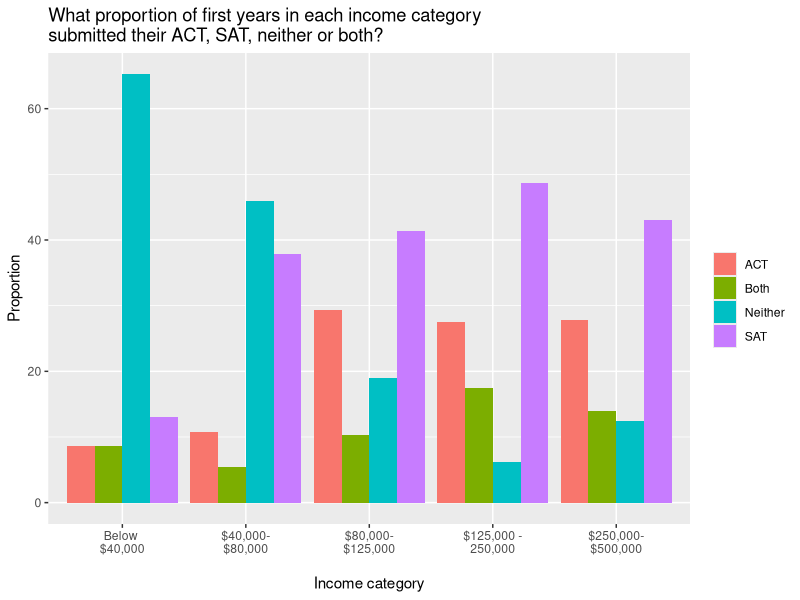
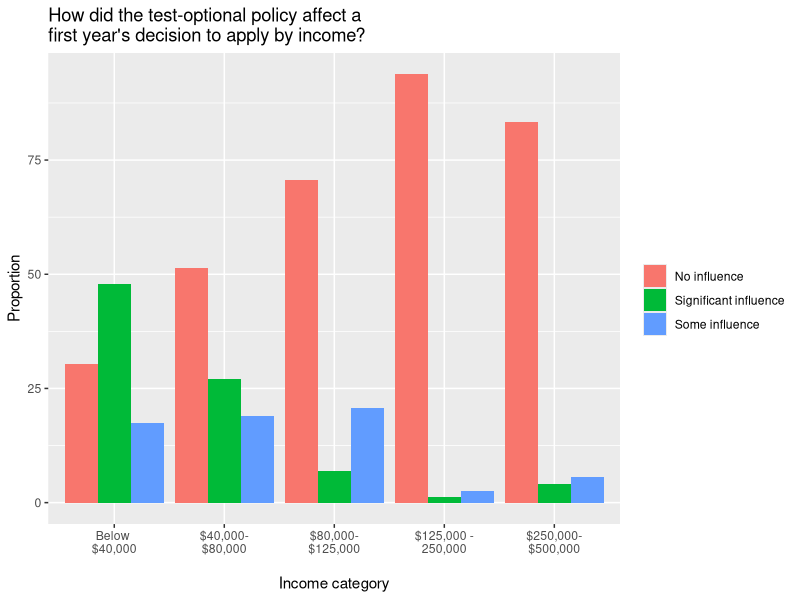
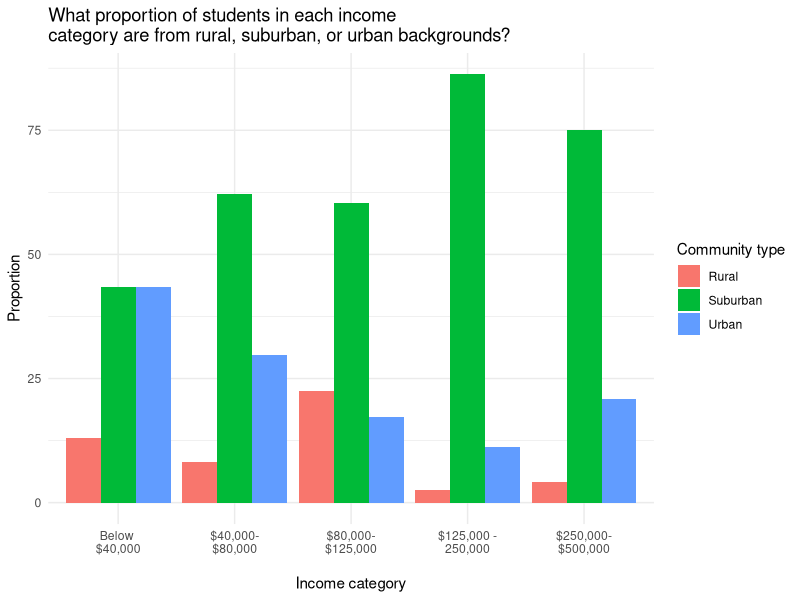
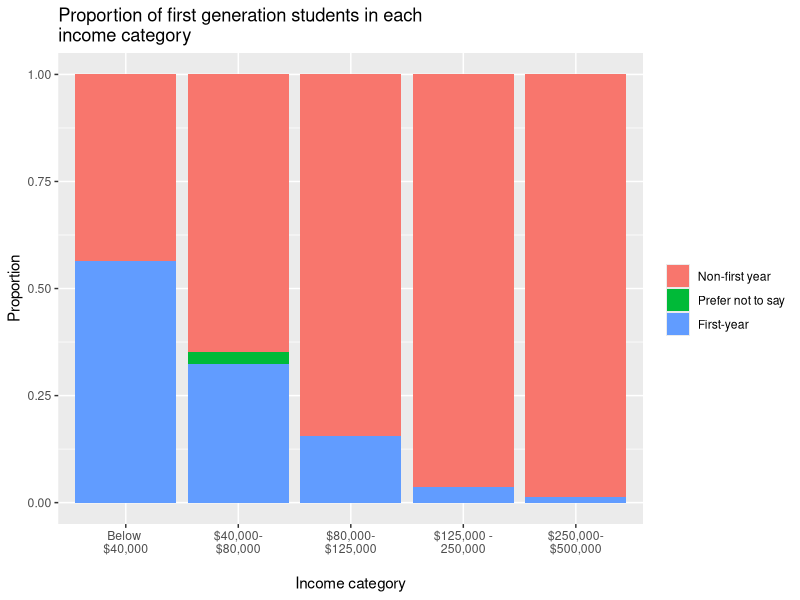
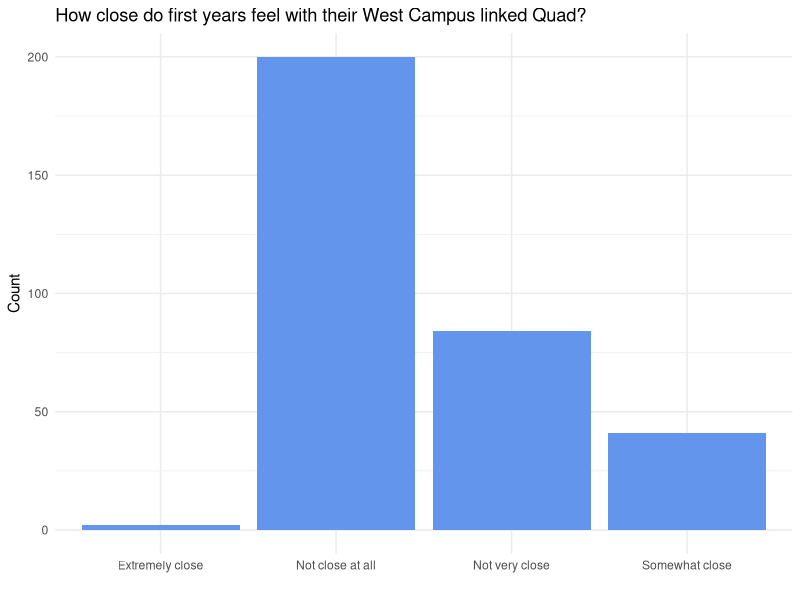
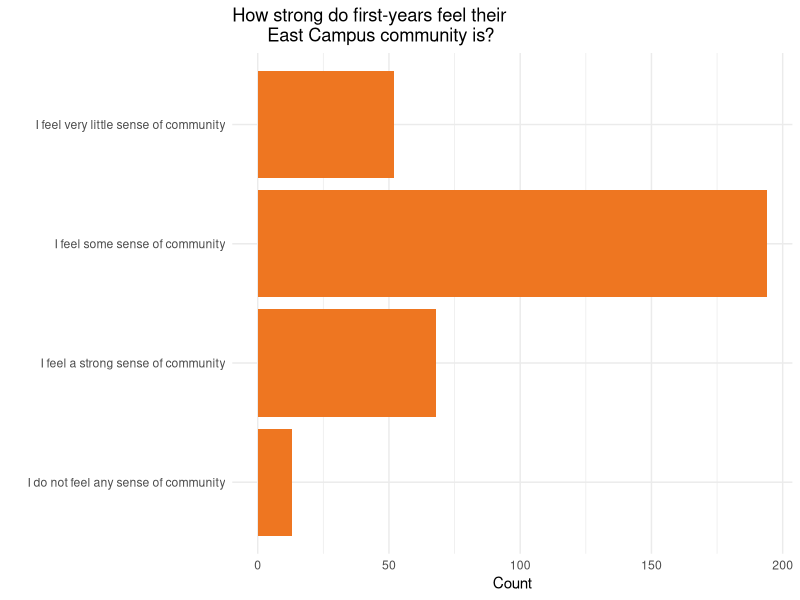
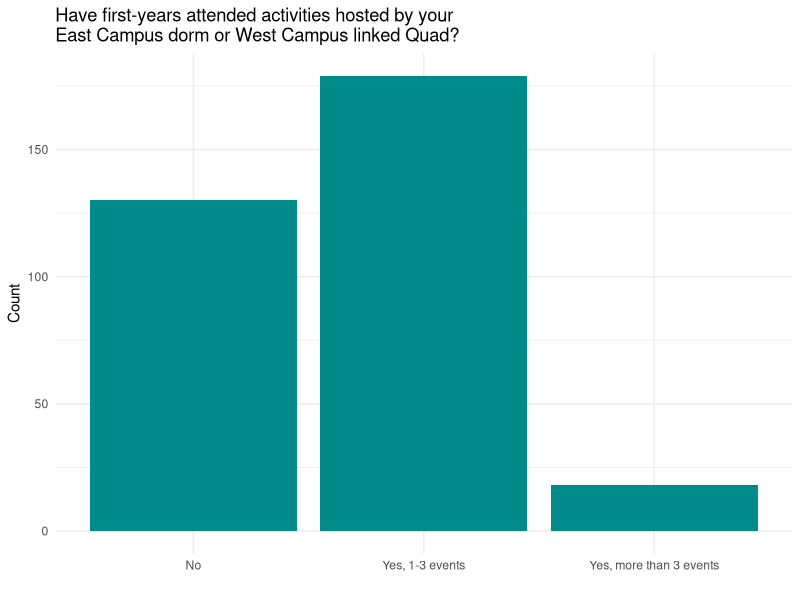

The R source for these figures, in order:
## ---- chunk 1
library(tidyverse)
library(dplyr)
library(ggplot2)
library(tidyr)
## ---- chunk 2
firstyeardata <- read.csv("final_survey_data.csv", na.strings=c("", "-99"), as.is=TRUE)
firstyeardata <- firstyeardata[-1,]
## ---- chunk 3
##What percentage of first years in each income category submitted their ACT, SAT, Neither or Both? 

firstyeardata$Q16 <- factor(firstyeardata$Q16, 
                  levels = c("Below $40,000", '$40,000-$80,000', "$80,000-$125,000",'$125,000-$250,000','$250,000-$500,000'))

incomecategory <- firstyeardata %>%
  select("Q16") %>%
  na.omit() %>%
  group_by(Q16) %>%
  summarize(count = sum(unique(length(Q16))))

income_testsubmission <- firstyeardata %>%
  select("Q16", "Q76") %>%
  na.omit() %>%
  group_by(Q16, Q76) %>%
  summarize(count = sum(unique(length(Q76))))

income_testsubmission <- left_join(income_testsubmission, incomecategory, by = "Q16")

income_testsubmission <- income_testsubmission %>%
  mutate("percent" = (count.x/count.y) * 100) %>%
  select("Q16", "Q76", "percent") %>%
  rename("Income" = "Q16","Test_submission" = "Q76")

head(income_testsubmission)


## ---- chunk 4
ggplot(income_testsubmission, aes(fill=Test_submission, y=percent, x=Income)) + 
    geom_bar(position="dodge", stat="identity") +
  labs(title = "What proportion of first years in each income category\nsubmitted their ACT, SAT, neither or both? ", 
       y = "Proportion", x = "\nIncome category", fill = "") +
  scale_x_discrete(labels = c("Below \n$40,000", '$40,000-\n$80,000', "$80,000-\n$125,000", '$125,000 -\n250,000', '$250,000-\n$500,000')) 

## ---- chunk 5
##How did the test-optional policy affect a first year's decision to apply by income? i.e. showing the percentage of first years in each income category which demonstrated different levels of influence of test optional policy on decision to apply
income_testoptionalpolicy <- firstyeardata %>%
  select("Q16", "Q90") %>%
  na.omit() %>%
  group_by(Q16, Q90) %>%
  summarize(count = sum(unique(length(Q90))))

income_testoptionalpolicy <- left_join(income_testoptionalpolicy, incomecategory, by = "Q16")

income_testoptionalpolicy <- income_testoptionalpolicy %>%
  mutate("percent" = (count.x/count.y) * 100) %>%
  select("Q16", "Q90", "percent") %>%
  rename("Income" = "Q16", "Influence_level" = "Q90")


head(income_testoptionalpolicy)


## ---- chunk 6
ggplot(income_testoptionalpolicy, 
       aes(fill=Influence_level, y=percent, x=Income)) + 
    geom_bar(position="dodge", stat="identity") +
  labs(title = "How did the test-optional policy affect a\nfirst year's decision to apply by income?", 
       y = "Proportion", x = "\nIncome category", fill = "") +
  scale_x_discrete(labels = c("Below \n$40,000", '$40,000-\n$80,000', "$80,000-\n$125,000", '$125,000 -\n250,000', '$250,000-\n$500,000')) + 
  scale_fill_discrete(labels = c("No influence", "Significant influence", "Some influence"))

## ---- chunk 7
##What percentage of students in each income category are from rural, suburban, or urban backgrounds?
income_community <- firstyeardata %>%
  select("Q16", "Q15") %>%
  na.omit() %>%
  group_by(Q16, Q15) %>%
  summarize(count = sum(unique(length(Q15))))

income_community <- left_join(income_community, incomecategory, by = "Q16")

income_community <- income_community %>%
  mutate("percent" = (count.x/count.y) * 100) %>%
  select("Q16", "Q15", "percent") %>%
  rename("Income" = "Q16", "Community_type" = "Q15")

head(income_community)

## ---- chunk 8
ggplot(income_community, aes(fill=Community_type, y=percent, x=Income)) + 
    geom_bar(position="dodge", stat="identity") +
  labs(title = "What proportion of students in each income\ncategory are from rural, suburban, or urban backgrounds?", 
       y = "Proportion", x = "\nIncome category", fill = "Community type") +
  scale_x_discrete(labels = c("Below \n$40,000", '$40,000-\n$80,000', "$80,000-\n$125,000", '$125,000 -\n250,000', '$250,000-\n$500,000')) + 
  theme_minimal()


## ---- chunk 9
##What percentage of students in each income category are first generation?

firstgen_income <- firstyeardata %>%
  select("Q16", "Q9") %>%
  na.omit() %>%
  group_by(Q16, Q9) %>%
  summarize(count = sum(unique(length(Q9))))

firstgen_income <- left_join(firstgen_income, incomecategory, by = "Q16")

firstgen_income <- firstgen_income %>%
  mutate("percent" = (count.x/count.y) * 100) %>%
  select("Q16", "Q9", "percent") %>%
  rename("First_Gen" = "Q9") %>%
  rename("Income" = "Q16")


head(firstgen_income)


## ---- chunk 10

ggplot(firstgen_income, aes(fill=First_Gen, x= Income, y=percent)) + 
    geom_bar(position="fill", stat="identity") +
  labs(title = "Proportion of first generation students in each\nincome category", 
       y = "Proportion", x = "\nIncome category", fill = "") +
  scale_x_discrete(labels = c("Below \n$40,000", '$40,000-\n$80,000', "$80,000-\n$125,000", '$125,000 -\n250,000', '$250,000-\n$500,000')) +
  scale_fill_discrete(labels = c("Non-first year", "Prefer not to say", "First-year"))
  
## ---- chunk 11
##How closely do you feel with your West Campus linked Quad?
east_west_closeness <- firstyeardata %>%
  select("Q41") %>%
  na.omit() %>%
  group_by(Q41) %>%
  summarise(count = unique(length(Q41))) %>%
  rename("closeness_level" = "Q41")

head(east_west_closeness)
## ---- chunk 12
ggplot(east_west_closeness, aes(x = closeness_level, y = count)) +
  geom_bar(stat="identity", fill = "cornflowerblue") + 
  labs(title = "How close do first years feel with their West Campus linked Quad?", x = "", y = "Count") + 
  theme_minimal()

##can annotate with exact counts
  

## ---- chunk 13
##How strong do you feel your East Campus community is?
east_campus_community <-firstyeardata %>%
  select("Q42") %>%
  na.omit() %>%
  group_by(Q42) %>%
  summarise(count = unique(length(Q42))) %>%
  rename("community_sense" = "Q42")
head(east_campus_community)

## ---- chunk 14
ggplot(east_campus_community, aes(x = count, y = community_sense)) +
  geom_bar(stat="identity", fill = "chocolate2") + 
  labs(title = "How strong do first-years feel their
       East Campus community is?", 
       x = "Count", y = "") + 
  theme_minimal()

##can annotate with exact counts
## ---- chunk 15
##Have you attended activities hosted by your East Campus dorm or West Campus linked Quad?

east_west_activities <-firstyeardata %>%
  select("Q43") %>%
  na.omit() %>%
  group_by(Q43) %>%
  summarise(count = unique(length(Q43))) %>%
  rename("activities_attended" = "Q43")

head(east_west_activities)

## ---- chunk 16
ggplot(east_west_activities, aes(y = count, x = activities_attended)) +
  geom_bar(stat="identity", fill = "darkcyan") + 
  labs(title = "Have first-years attended activities hosted by your\nEast Campus dorm or West Campus linked Quad?", 
       x = "", y = "Count") + 
  theme_minimal()

